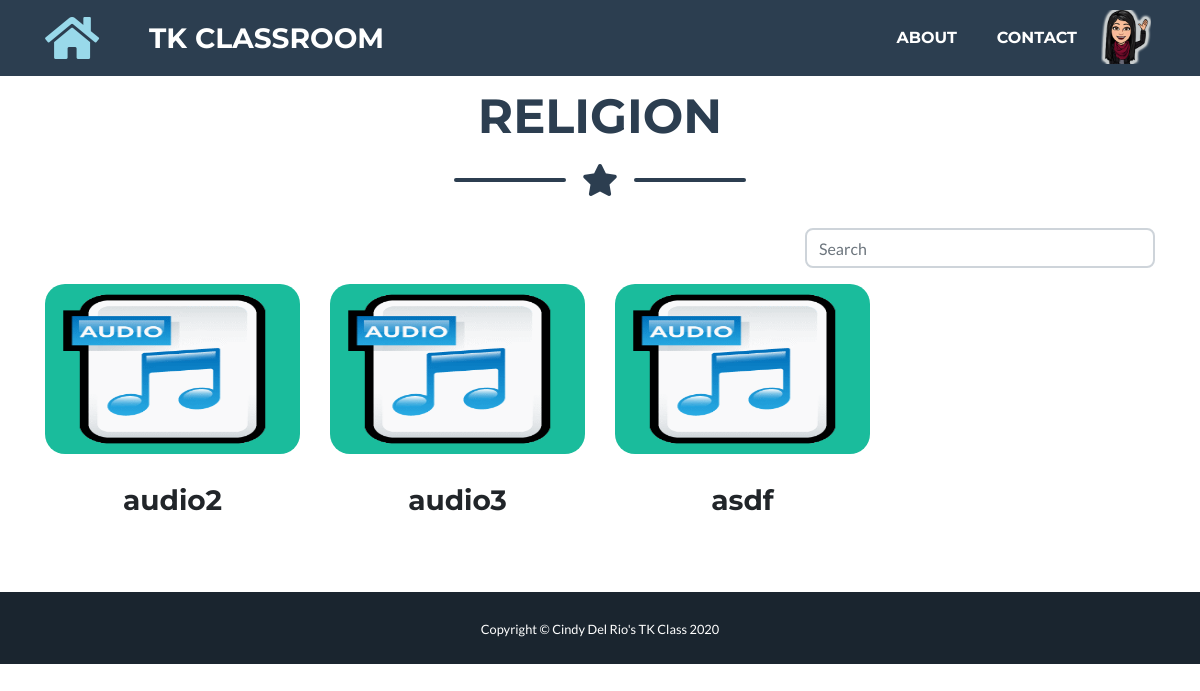
/files/2/3, run on the app's committed database.
### tables this page shows
CREATE TABLE `files`  (
  `id` int(11) NOT NULL AUTO_INCREMENT,
  `category_id` int(11) NULL DEFAULT NULL,
  `title` varchar(255) NULL DEFAULT NULL,
  `file_url` varchar(255) NULL DEFAULT NULL,
  `created_at` datetime(0) NULL DEFAULT NULL,
  `updated_at` datetime(0) NULL DEFAULT NULL,
  `main_cate` enum('video','audio','books') NULL DEFAULT NULL,
  `file_type` enum('mp4','mp3') NULL DEFAULT NULL,
  `link_url` varchar(255) NOT NULL,
  PRIMARY KEY (`id`) USING BTREE
);

### application/core/MY_Controller.php (called while the page is built, shortened)
<?php
class MY_Controller extends CI_Controller {
	 function __construct() {
        $this->load->library('session');
        $this->load->model('Admin_model');
    }
	public function loadview($content,$data)
	{
		$this->load->view('layout/header', $data);
        $this->load->view($content, $data);
        $this->load->view('layout/footer', $data);
	}
}
?>

### application/controllers/Welcome.php (called while the page is built, shortened)
<?php
class Welcome extends MY_Controller {
	public function files($main_cate,$category_id)
	{
		switch ($main_cate) {
		  case '2':
		    $m = 'audio';
		    break;
		}
		$global['files'] = $this->Admin_model->getData('files',array('main_cate'=>$m,'category_id'=>$category_id));
		$global['category'] = $this->Admin_model->get('category',$category_id)['title'];
		$this->loadview('frontend/files',$global);
	}
}

### index.php (called while the page is built, shortened)
<?php
require_once BASEPATH.'core/CodeIgniter.php';

### application/models/Admin_model.php (called while the page is built, shortened)
<?php
class Admin_model extends CI_Model {
    public function get($table, $id = null) {
        $this->db->select()->from($table);
        if ($id != null) {
            $this->db->where('id', $id);
        } else {
            $this->db->order_by('id');
        }
        $query = $this->db->get();
        if ($id != null) {
            return $query->row_array();
        } else {
            return $query->result_array();
        }
    }
    public function getData($table, $where = array()) {
        $this->db->select()->from($table);
        if (count($where) > 0) {
                $this->db->where($where);
        } else {
            $this->db->order_by('id');
        }
        $query = $this->db->get();
        return $query->result_array();
    }
}

### application/views/frontend/files.php (the view, shortened to what this page needs)
<section class="page-section portfolio" id="portfolio" style="min-height: 550px;">
  <div class="container">
    <h2 class="page-section-heading text-center text-uppercase text-secondary mb-0"><?= $category?></h2>
    <div class="divider-custom">
      <div class="divider-custom-line"></div>
      <div class="divider-custom-icon">
        <i class="fas fa-star"></i>
      </div>
      <div class="divider-custom-line"></div>
    </div>
    <div class="row">
      <div class="col-md-8"></div>
      <div class="form-group col-md-4" >
        <input class="form-control" id="search" type="text" placeholder="Search">
      </div>
    </div>
    <div class="row">
      <?php foreach($files as $key => $item){?>
      <div class="col-md-6 col-lg-3 file_sumbnail" data-index1="<?= $item['file_type']?>" data-index2="<?= $item['file_url']?>" data-index3="<?= $item['link_url']?>">
        <div class="portfolio-item mx-auto" data-toggle="modal" data-target="#portfolioModal1" style="border-radius: 20px; background-color:#1abc9c;padding: 10px;">
          <?php if($item['file_type']=='mp4'){?>
            <video  style="width: 100%; height: 150px;" >
              <?php if($item['link_url'] == ''){?>
                <source src="<?= base_url(); ?><?= $item['file_url']?>" id="file_previw" type="video/mp4" >
              <?php } else{?>
                <source src="<?= $item['link_url']?>" id="file_previw" type="video/mp4" >
              <?php }?>
            </video >
          <?php } else {?>
          <img class="img-fluid" src="<?= base_url(); ?>assets/img/sample-audio-file.png" style="width:100%;height: 150px;" alt="">
          <?php }?>
        </div>
        <div  style="text-align: center;">
          <h3 id="title"><?= $item['title']?></h3>
        </div>
      </div>
      <?php }?>
  </div>
</section>

### data on the page
files: title "audio2"
files: title "audio3"
files: title "asdf"

### other printed values
$category "RELIGION"
